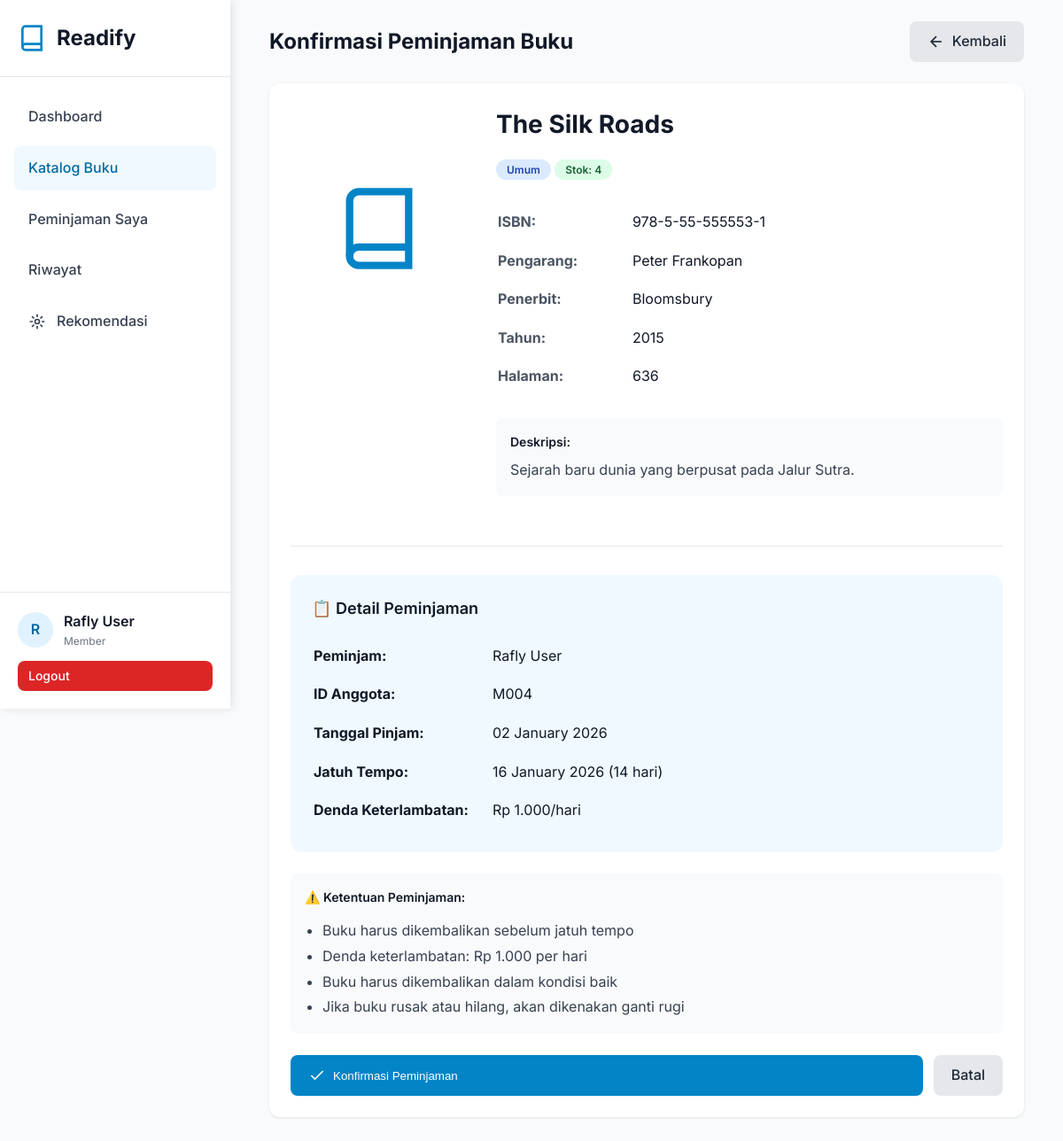
The app's page /pages/member/borrow.php?book_id=52 (signed in) with its own data.
### tables this page shows
CREATE TABLE `users` (
  `id` int NOT NULL AUTO_INCREMENT,
  `name` varchar(100) NOT NULL,
  `email` varchar(100) NOT NULL,
  `phone` varchar(20) DEFAULT NULL,
  `password` varchar(255) NOT NULL,
  `role` enum('admin','staff','member') DEFAULT 'member',
  `created_at` timestamp NULL DEFAULT CURRENT_TIMESTAMP,
  `updated_at` timestamp NULL DEFAULT CURRENT_TIMESTAMP ON UPDATE CURRENT_TIMESTAMP,
  PRIMARY KEY (`id`),
  UNIQUE KEY `email` (`email`)
);

CREATE TABLE `books` (
  `id` int NOT NULL AUTO_INCREMENT,
  `isbn` varchar(20) NOT NULL,
  `title` varchar(255) NOT NULL,
  `author` varchar(100) NOT NULL,
  `publisher` varchar(100) DEFAULT NULL,
  `year` year DEFAULT NULL,
  `category_id` int DEFAULT NULL,
  `stock` int DEFAULT '0',
  `pages` int DEFAULT NULL,
  `description` text,
  `cover_image` varchar(255) DEFAULT NULL,
  `created_at` timestamp NULL DEFAULT CURRENT_TIMESTAMP,
  `updated_at` timestamp NULL DEFAULT CURRENT_TIMESTAMP ON UPDATE CURRENT_TIMESTAMP,
  PRIMARY KEY (`id`),
  UNIQUE KEY `isbn` (`isbn`),
  KEY `category_id` (`category_id`),
  KEY `idx_title` (`title`),
  KEY `idx_author` (`author`),
  KEY `idx_isbn` (`isbn`),
  CONSTRAINT `books_ibfk_1` FOREIGN KEY (`category_id`) REFERENCES `categories` (`id`) ON DELETE SET NULL
);

CREATE TABLE `members` (
  `id` int NOT NULL AUTO_INCREMENT,
  `member_id` varchar(20) NOT NULL,
  `user_id` int DEFAULT NULL,
  `name` varchar(100) NOT NULL,
  `email` varchar(100) NOT NULL,
  `phone` varchar(20) DEFAULT NULL,
  `address` text,
  `join_date` date NOT NULL,
  `status` enum('active','inactive') DEFAULT 'active',
  `created_at` timestamp NULL DEFAULT CURRENT_TIMESTAMP,
  `updated_at` timestamp NULL DEFAULT CURRENT_TIMESTAMP ON UPDATE CURRENT_TIMESTAMP,
  PRIMARY KEY (`id`),
  UNIQUE KEY `member_id` (`member_id`),
  UNIQUE KEY `email` (`email`),
  KEY `idx_member_id` (`member_id`),
  KEY `idx_name` (`name`),
  KEY `idx_user_id` (`user_id`),
  CONSTRAINT `members_ibfk_1` FOREIGN KEY (`user_id`) REFERENCES `users` (`id`) ON DELETE SET NULL
);

### config/config.php (called while the page is built, shortened)
<?php
require_once BASE_PATH . '/config/database.php';
function isLoggedIn() {
    return isset($_SESSION['user_id']);
}
function getCurrentUser() {
    if (isLoggedIn()) {
        $db = new Database();
        $user = $db->fetchOne("SELECT id, name, email, role FROM users WHERE id = ?", [$_SESSION['user_id']]);
        return $user;
    }
    return null;
}
function formatDate($date) {
    return date('d F Y', strtotime($date));
}
function formatRupiah($amount) {
    return 'Rp ' . number_format($amount, 0, ',', '.');
}

### config/database.php (called while the page is built, shortened)
<?php
class Database {
    private $host = DB_HOST;
    private $user = DB_USER;
    private $pass = DB_PASS;
    private $dbname = DB_NAME;
    private $conn;
    private function connect() {
        $this->conn = null;
        try {
            $dsn = "mysql:host=" . $this->host . ";dbname=" . $this->dbname . ";charset=utf8mb4";
            $options = [
                PDO::ATTR_ERRMODE => PDO::ERRMODE_EXCEPTION,
                PDO::ATTR_DEFAULT_FETCH_MODE => PDO::FETCH_ASSOC,
                PDO::ATTR_EMULATE_PREPARES => false,
            ];
            $this->conn = new PDO($dsn, $this->user, $this->pass, $options);
        } catch(PDOException $e) {
            $this->error = $e->getMessage();
            die("Connection failed: " . $this->error);
        }
    }
    public function query($sql, $params = []) {
        try {
            $stmt = $this->conn->prepare($sql);
            $stmt->execute($params);
            return $stmt;
        } catch(PDOException $e) {
            throw new Exception($e->getMessage());
        }
    }
    public function fetchOne($sql, $params = []) {
        $stmt = $this->query($sql, $params);
        return $stmt->fetch();
    }
}

### pages/member/borrow.php (the view, shortened to what this page needs)
<?php
require_once '../../config/config.php';
$user = getCurrentUser();
$db = new Database();
$member = $db->fetchOne("SELECT * FROM members WHERE email = ?", [$user['email']]);
$bookId = isset($_GET['book_id']) ? (int)$_GET['book_id'] : 0;
$book = $db->fetchOne("SELECT * FROM books WHERE id = ? AND stock > 0", [$bookId]);
include_once '../../includes/header.php';
?>
<div class="sidebar">
    <div class="sidebar-logo">
        <svg viewBox="0 0 24 24" fill="none" stroke="currentColor" stroke-width="2">
            <path d="M4 19.5A2.5 2.5 0 0 1 6.5 17H20"></path>
            <path d="M6.5 2H20v20H6.5A2.5 2.5 0 0 1 4 19.5v-15A2.5 2.5 0 0 1 6.5 2z"></path>
        </svg>
        <h1>Readify</h1>
    </div>
    <nav class="sidebar-nav">
        <a href="<?php echo SITE_URL; ?>/pages/member/dashboard.php" class="nav-item">Dashboard</a>
        <a href="<?php echo SITE_URL; ?>/pages/member/books.php" class="nav-item active">Katalog Buku</a>
        <a href="<?php echo SITE_URL; ?>/pages/member/my-loans.php" class="nav-item">Peminjaman Saya</a>
        <a href="<?php echo SITE_URL; ?>/pages/member/history.php" class="nav-item">Riwayat</a>
        <a href="<?php echo SITE_URL; ?>/pages/member/recommendations.php" class="nav-item">
            <svg viewBox="0 0 24 24" fill="none" stroke="currentColor" stroke-width="2">
                <circle cx="12" cy="12" r="3"></circle>
                <path d="M12 2v4m0 12v4M4.93 4.93l2.83 2.83m8.48 8.48l2.83 2.83M2 12h4m12 0h4M4.93 19.07l2.83-2.83m8.48-8.48l2.83-2.83"></path>
            </svg>
            Rekomendasi
        </a>
    </nav>
    <div class="sidebar-user">
        <div class="user-info">
            <div class="user-avatar"><?php echo strtoupper(substr($user['name'], 0, 1)); ?></div>
            <div>
                <div class="user-name"><?php echo htmlspecialchars($user['name']); ?></div>
                <div class="user-role">Member</div>
            </div>
        </div>
        <a href="<?php echo SITE_URL; ?>/pages/auth/logout.php" class="btn btn-danger btn-sm" style="width: 100%;">Logout</a>
    </div>
</div>
<div class="main-content">
    <div class="container">
        <div class="card-header">
            <h1 class="card-title">Konfirmasi Peminjaman Buku</h1>
            <a href="books.php" class="btn btn-secondary">
                <svg width="20" height="20" viewBox="0 0 24 24" fill="none" stroke="currentColor" stroke-width="2">
                    <line x1="19" y1="12" x2="5" y2="12"></line>
                    <polyline points="12 19 5 12 12 5"></polyline>
                </svg>
                Kembali
            </a>
        </div>
        <div class="card">
            <div style="display: grid; grid-template-columns: 200px 1fr; gap: 32px;">
                <div style="height: 280px; background: linear-gradient(135deg, var(--primary-100), var(--primary-200)); display: flex; align-items: center; justify-content: center; border-radius: 12px;">
                    <svg width="100" height="100" viewBox="0 0 24 24" fill="none" stroke="currentColor" stroke-width="2" style="color: var(--primary-600);">
                        <path d="M4 19.5A2.5 2.5 0 0 1 6.5 17H20"></path>
                        <path d="M6.5 2H20v20H6.5A2.5 2.5 0 0 1 4 19.5v-15A2.5 2.5 0 0 1 6.5 2z"></path>
                    </svg>
                </div>
                <div>
                    <h2 style="font-size: 28px; font-weight: 700; margin-bottom: 16px; color: var(--gray-900);">
                        <?php echo htmlspecialchars($book['title']); ?>
                    </h2>
                    <div style="margin-bottom: 24px;">
                        <span class="badge badge-info"><?php echo htmlspecialchars($book['category_name'] ?? 'Umum'); ?></span>
                        <span class="badge badge-success">Stok: <?php echo $book['stock']; ?></span>
                    </div>
                    <table style="width: 100%; margin-bottom: 24px;">
                        <tr>
                            <td style="padding: 8px 0; color: var(--gray-600); width: 150px;"><strong>ISBN:</strong></td>
                            <td style="padding: 8px 0;"><?php echo htmlspecialchars($book['isbn']); ?></td>
                        </tr>
                        <tr>
                            <td style="padding: 8px 0; color: var(--gray-600);"><strong>Pengarang:</strong></td>
                            <td style="padding: 8px 0;"><?php echo htmlspecialchars($book['author']); ?></td>
                        </tr>
                        <tr>
                            <td style="padding: 8px 0; color: var(--gray-600);"><strong>Penerbit:</strong></td>
                            <td style="padding: 8px 0;"><?php echo htmlspecialchars($book['publisher']); ?></td>
                        </tr>
                        <tr>
                            <td style="padding: 8px 0; color: var(--gray-600);"><strong>Tahun:</strong></td>
                            <td style="padding: 8px 0;"><?php echo $book['year']; ?></td>
                        </tr>
                        <tr>
                            <td style="padding: 8px 0; color: var(--gray-600);"><strong>Halaman:</strong></td>
                            <td style="padding: 8px 0;"><?php echo $book['pages']; ?></td>
                        </tr>
                    </table>
                    <?php if ($book['description']): ?>
                        <div style="padding: 16px; background: var(--gray-50); border-radius: 8px; margin-bottom: 24px;">
                            <h3 style="font-size: 14px; font-weight: 600; margin-bottom: 8px;">Deskripsi:</h3>
                            <p style="color: var(--gray-700); line-height: 1.6;"><?php echo nl2br(htmlspecialchars($book['description'])); ?></p>
                        </div>
                    <?php endif; ?>
                </div>
            </div>
            <hr style="margin: 32px 0; border: none; border-top: 1px solid var(--gray-200);">
            <div style="background: var(--primary-50); padding: 24px; border-radius: 12px; margin-bottom: 24px;">
                <h3 style="font-size: 18px; font-weight: 600; margin-bottom: 16px; color: var(--primary-900);">
                    📋 Detail Peminjaman
                </h3>
                <table style="width: 100%;">
                    <tr>
                        <td style="padding: 8px 0; color: var(--primary-800); width: 200px;"><strong>Peminjam:</strong></td>
                        <td style="padding: 8px 0; color: var(--primary-900);"><?php echo htmlspecialchars($member['name']); ?></td>
                    </tr>
                    <tr>
                        <td style="padding: 8px 0; color: var(--primary-800);"><strong>ID Anggota:</strong></td>
                        <td style="padding: 8px 0; color: var(--primary-900);"><?php echo htmlspecialchars($member['member_id']); ?></td>
                    </tr>
                    <tr>
                        <td style="padding: 8px 0; color: var(--primary-800);"><strong>Tanggal Pinjam:</strong></td>
                        <td style="padding: 8px 0; color: var(--primary-900);"><?php echo formatDate(date('Y-m-d')); ?></td>
                    </tr>
                    <tr>
                        <td style="padding: 8px 0; color: var(--primary-800);"><strong>Jatuh Tempo:</strong></td>
                        <td style="padding: 8px 0; color: var(--primary-900);"><?php echo formatDate(date('Y-m-d', strtotime('+' . DEFAULT_LOAN_DAYS . ' days'))); ?> (<?php echo DEFAULT_LOAN_DAYS; ?> hari)</td>
                    </tr>
                    <tr>
                        <td style="padding: 8px 0; color: var(--primary-800);"><strong>Denda Keterlambatan:</strong></td>
                        <td style="padding: 8px 0; color: var(--primary-900);"><?php echo formatRupiah(FINE_PER_DAY); ?>/hari</td>
                    </tr>
                </table>
            </div>
            <form method="POST" action="">
                <div style="padding: 16px; background: var(--gray-50); border-radius: 8px; margin-bottom: 24px;">
                    <h4 style="font-size: 14px; font-weight: 600; margin-bottom: 12px;">⚠️ Ketentuan Peminjaman:</h4>
                    <ul style="color: var(--gray-700); line-height: 1.8; padding-left: 20px; margin: 0;">
                        <li>Buku harus dikembalikan sebelum jatuh tempo</li>
                        <li>Denda keterlambatan: <?php echo formatRupiah(FINE_PER_DAY); ?> per hari</li>
                        <li>Buku harus dikembalikan dalam kondisi baik</li>
                        <li>Jika buku rusak atau hilang, akan dikenakan ganti rugi</li>
                    </ul>
                </div>
                <div style="display: flex; gap: 12px;">
                    <button type="submit" class="btn btn-primary" style="flex: 1;">
                        <svg width="20" height="20" viewBox="0 0 24 24" fill="none" stroke="currentColor" stroke-width="2">
                            <polyline points="20 6 9 17 4 12"></polyline>
                        </svg>
                        Konfirmasi Peminjaman
                    </button>
                    <a href="books.php" class="btn btn-secondary">Batal</a>
                </div>
            </form>
        </div>
    </div>
</div>
<?php include_once '../../includes/footer.php'; ?>

### assets/css/style.css (style rules this page uses)
:root { --primary-50: #f0f9ff; --primary-100: #e0f2fe; --primary-500: #0ea5e9; --primary-600: #0284c7; --primary-700: #0369a1; --gray-50: #f9fafb; --gray-100: #f3f4f6; --gray-200: #e5e7eb; --gray-300: #d1d5db; --gray-500: #6b7280; --gray-600: #4b5563; --gray-700: #374151; --gray-800: #1f2937; --gray-900: #111827; }
* { margin: 0; padding: 0; box-sizing: border-box; }
body { font-family: "Inter", -apple-system, BlinkMacSystemFont, "Segoe UI", sans-serif; background-color: var(--gray-50); color: var(--gray-900); line-height: 1.6; }
.container { max-width: 1200px; margin: 0 auto; padding: 0 20px; }
.sidebar { position: fixed; top: 0; left: 0; height: 100vh; width: 260px; background: white; box-shadow: 2px 0 10px rgba(0, 0, 0, 0.1); z-index: 1000; overflow-y: auto; }
.sidebar-logo { padding: 24px 20px; border-bottom: 1px solid var(--gray-200); display: flex; align-items: center; gap: 12px; }
.sidebar-logo svg { width: 32px; height: 32px; color: var(--primary-600); }
.sidebar-logo h1 { font-size: 24px; font-weight: 700; color: var(--gray-900); }
.sidebar-nav { padding: 20px 16px; }
.nav-item { display: flex; align-items: center; gap: 12px; padding: 12px 16px; margin-bottom: 8px; border-radius: 8px; color: var(--gray-700); text-decoration: none; transition: all 0.2s; font-weight: 500; }
.nav-item.active { background-color: var(--primary-50); color: var(--primary-700); }
.nav-item svg { width: 20px; height: 20px; }
.sidebar-user { position: absolute; bottom: 0; left: 0; right: 0; padding: 20px; border-top: 1px solid var(--gray-200); }
.user-info { display: flex; align-items: center; gap: 12px; margin-bottom: 12px; }
.user-avatar { width: 40px; height: 40px; border-radius: 50%; background: var(--primary-100); display: flex; align-items: center; justify-content: center; font-weight: 600; color: var(--primary-700); }
.user-name { font-weight: 600; color: var(--gray-900); }
.user-role { font-size: 12px; color: var(--gray-500); }
.main-content { margin-left: 260px; padding: 24px; min-height: 100vh; }
.card { background: white; border-radius: 12px; box-shadow: 0 1px 3px rgba(0, 0, 0, 0.1); padding: 24px; margin-bottom: 24px; }
.card-header { display: flex; justify-content: space-between; align-items: center; margin-bottom: 24px; }
.card-title { font-size: 24px; font-weight: 700; color: var(--gray-900); }
.btn { padding: 10px 20px; border-radius: 8px; font-weight: 500; cursor: pointer; border: none; transition: all 0.2s; text-decoration: none; display: inline-flex; align-items: center; gap: 8px; }
.btn-primary { background-color: var(--primary-600); color: white; }
.btn-secondary { background-color: var(--gray-200); color: var(--gray-800); }
.btn-danger { background-color: #dc2626; color: white; }
.btn-sm { padding: 6px 12px; font-size: 14px; }
.badge { padding: 4px 12px; border-radius: 12px; font-size: 12px; font-weight: 600; }
.badge-success { background-color: #dcfce7; color: #166534; }
.badge-info { background-color: #dbeafe; color: #1e40af; }

### records on screen
users: name "R", name "Rafly User"
books: title "The Silk Roads", stock "4", isbn "978-5-55-555553-1", author "Peter Frankopan", publisher "Bloomsbury", year "2015", pages "636", description "Sejarah baru dunia yang berpusat pada Jalur Sutra."
members: name "Rafly User", member "M004"

### other values on screen
$book['category_name'] "Umum"
DEFAULT_LOAN_DAYS "14"
formatRupiah(FINE_PER_DAY) "Rp 1.000"
